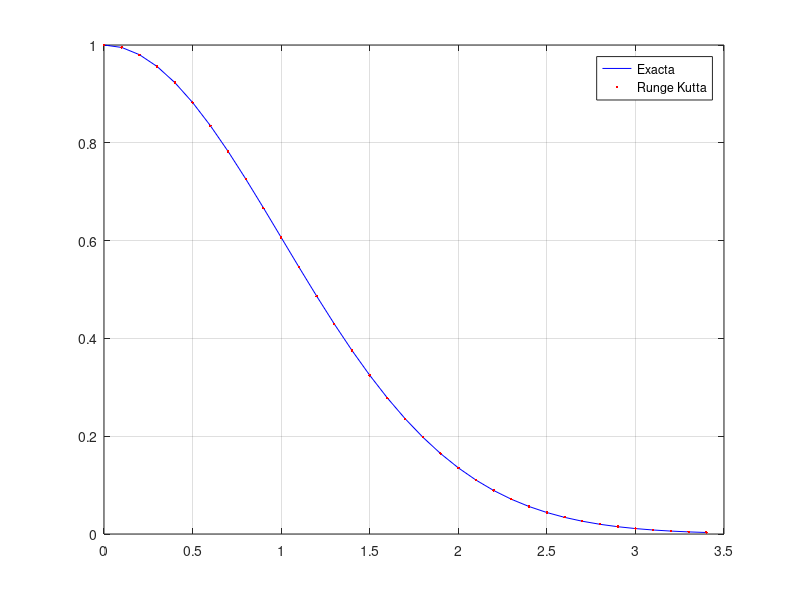

Here is the MATLAB script that generated this plot:
function graf_ej6
    y0 = 1;
    t0 = 0;
    Dt = 0.1;
    NDt = 35;
    w=1;

    y = zeros(NDt,1);
    t = zeros(NDt,1);
    exacta = zeros(NDt,1);
    errorY = zeros(NDt,1);

    t(1) = t0;
    y(1) = y0;

    function edo = f_edo(y,t)
        edo = - t * y;
    end

    # Runge Kutta 2do Orden
    for j=1 : NDt - 1
        k1 = Dt * f_edo(y(j),t(j));

        yg = y(j) + k1 / (2*w);
        tg = t(j) + Dt / (2*w);
        
        k2 = Dt * f_edo(yg,tg);

        y(j+1) = y(j) + (1-w) * k1 + (w * k2);
        t(j+1) = t(j) + Dt;
    end

    # Exacta 
    for j = 1:NDt 
        exacta(j) = exp(-(t(j)^2)/2);
    end

    fprintf("Exacta y(0,2)= %f - Aprox = %f\n", exacta(3),y(3));
    figure(1)
    plot(t,exacta,'-b',t,y,'.r')
    grid on
    legend("Exacta","Runge Kutta")
endfunction